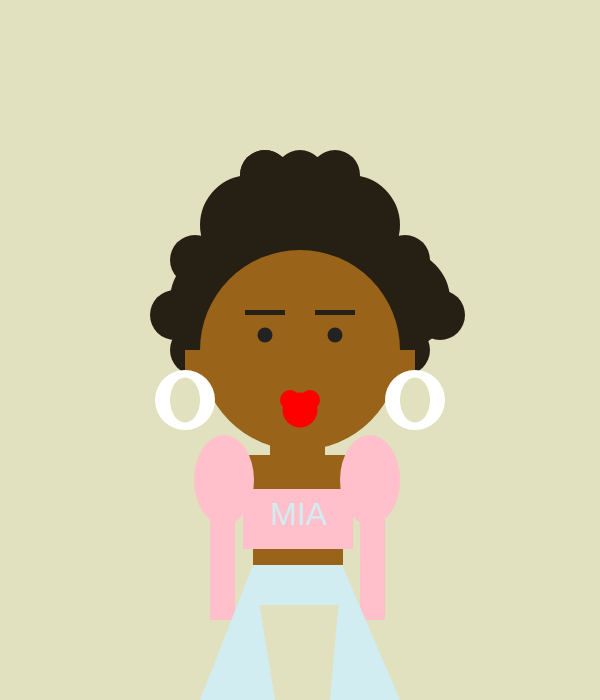
Frame 1 (no input)
Frame 60 (no input): identical to frame 1, image omitted
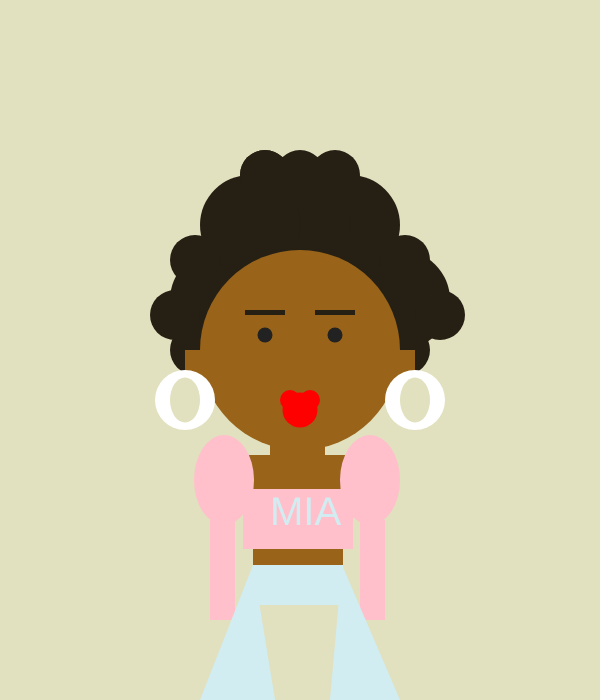
Frame 120 (the mouse pressed at the canvas centre since frame 60)

The p5.js sketch that drew these frames (run headless with seeded random() and noise() and a simulated clock; from frame 60 on, the mouse is pressed at the canvas centre):

// p5.js sketch
// ── sketch.js
let x = 50;
var c1, c2;


function setup() {
  createCanvas(600, 700);

}


function draw() {
  background(225, 225, 191); //Background setting


  //hair
  noStroke();
  fill(38, 31, 20) //umber brown
  ellipse(220, 300, 100)
  ellipse(400, 300, 100)
  ellipse(350, 225, 100)
  ellipse(300, 225, 100)
  ellipse(250, 225, 100)
  ellipse(265, 175, x) //x is a global variable for the small circles that make up the hair
  ellipse(265, 175, x)
  ellipse(300, 175, x)
  ellipse(335, 175, x)
  ellipse(195, 260, x)
  ellipse(405, 260, x)
  ellipse(405, 350, x)
  ellipse(195, 350, x)
  ellipse(175, 315, x)
  ellipse(440, 315, x)

  //function: Face
  fill(153, 100, 25); //brown for head
  rect(270, 415, 55, 55) //neck
  rect(185, 350, 20, 30) //ear
  rect(395, 350, 20, 30) //ear
  ellipse(300, 350, 200) //head
  fill('#222222') //black eye
  ellipse(265, 335, 15)
  fill('#222222')
  ellipse(335, 335, 15) //black eye
  line(305, 345, 310, 375)
  fill(38, 31, 20) //ears
  rect(245, 310, 40, 5)
  rect(315, 310, 40, 5)

  fill('red') //lips
  ellipse(290, 400, 20)
  ellipse(310, 400, 20)
  fill('red')
  ellipse(300, 410, 35)

  //function: clothing
  ellipseMode(RADIUS); //left earring
  fill(255);
  ellipse(185, 400, 30, 30); // Outer white ellipse
  ellipseMode(CENTER);
  fill(225, 225, 191);
  ellipse(185, 400, 30, 45)
  ellipseMode(RADIUS); //right earring
  fill(255);
  ellipse(415, 400, 30, 30); // Outer white ellipse
  ellipseMode(CENTER);
  fill(225, 225, 191);
  ellipse(415, 400, 30, 45)

  fill(153, 100, 25)
  rect(247, 455, 100, 40) //chest
  rect(253, 548, 90, 20) //midriff

  fill('pink') //shirt
  rect(243, 489, 110, 60)
  ellipse(224, 480, 60, 90)
  rect(210, 520, 25, 10)
  ellipse(370, 480, 60, 90)
  rect(210, 520, 20, 10)
  rect(360, 520, 25, 10)

  //arms
  rect(360, 520, 25, 100)
  rect(210, 520, 25, 100)

  fill(209, 237, 242)
  rect(253, 565, 90, 40)

  triangle(253, 565, 200, 700, 275, 700);
  triangle(342, 565, 400, 700, 330, 700)

  //Words on shirt
  //textSize(32);
 // text('MIA', 270, 525);
 // fill(90, 100, 153);


//Conditional and MousePress
  if (mouseIsPressed) {
    //Words on shirt
    textSize(40);
    text('MIA', 270, 525);
    fill(50, 50, 153);

  } else {
    textSize(32);
    text('MIA', 270, 525);
    fill(90, 100, 153);


     

  }









}
